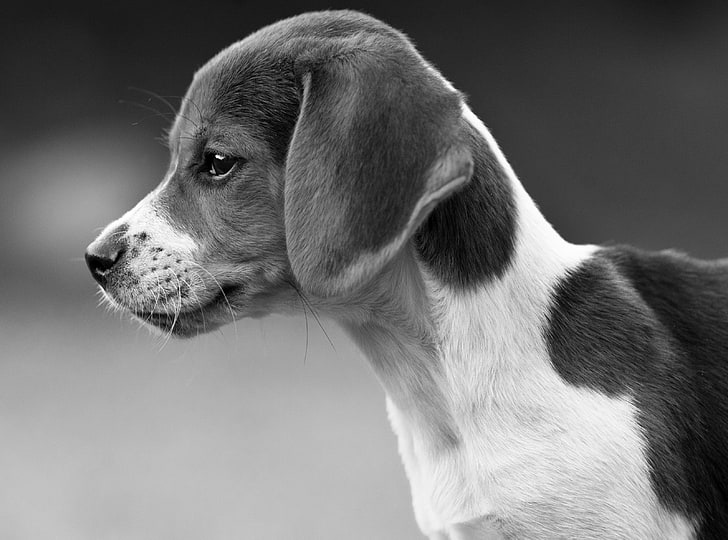
#> input picture grayscale_images/03_grayscale.jpg, 728 x 540 px, found by its file name
$ python HOG.py
#> lines starting #> are read from the running program, lines starting #| are printed output that depends on the picture; long printed decimals are rounded
import cv2
import numpy as np
import json
import sys
import matplotlib.pyplot as plt
import os

# --- Global HOG Parameters ---
HOG_CONFIG = {
    "winSize": (96, 160),
    "blockSize": (16, 16),
    "blockStride": (8, 8),
    "cellSize": (8, 8),
    "nbins": 9,
    "derivAperture": 1,
    "winSigma": -1.0,
    "histogramNormType": cv2.HOGDescriptor_L2Hys,
    "L2HysThreshold": 0.2,
    "gammaCorrection": True,
    "nlevels": 64,
    "signedGradient": False
}

def load_grayscale_image(image_path: str) -> np.ndarray:
    if not os.path.exists(image_path):
        raise FileNotFoundError(f"Image not found at: {image_path}")
    img = cv2.imread(image_path, cv2.IMREAD_UNCHANGED)
    if img is None:
        raise ValueError(f"Cannot read image: {image_path}. File might be corrupted or an unsupported format.")
    if len(img.shape) == 2:
        return img  # already grayscale
    elif len(img.shape) == 3 and img.shape[2] == 3:
        raise ValueError(f"Input image '{os.path.basename(image_path)}' is color. Grayscale required.")
    else:
        raise ValueError(f"Unsupported image format for '{os.path.basename(image_path)}'.")

def compute_hog_descriptor(image: np.ndarray, hog_params: dict) -> tuple[np.ndarray, cv2.HOGDescriptor]:
    hog = cv2.HOGDescriptor(
        _winSize=hog_params["winSize"],
        _blockSize=hog_params["blockSize"],
        _blockStride=hog_params["blockStride"],
        _cellSize=hog_params["cellSize"],
        _nbins=hog_params["nbins"],
        _derivAperture=hog_params["derivAperture"],
        _winSigma=hog_params["winSigma"],
        _histogramNormType=hog_params["histogramNormType"],
        _L2HysThreshold=hog_params["L2HysThreshold"],
        _gammaCorrection=hog_params["gammaCorrection"],
        _nlevels=hog_params["nlevels"],
        _signedGradient=hog_params["signedGradient"]
    )
    descriptor = hog.compute(image)
    return (descriptor.astype(np.float32) if descriptor is not None else np.empty((0,), dtype=np.float32)), hog

def serialize_hog_to_json(image_path: str, resized_gray_shape: tuple, descriptor: np.ndarray,
                          hog_object: cv2.HOGDescriptor, original_image_shape: tuple,
                          orientation_processed: str = "original") -> str:

    norm_type_map = {0: "L2Hys", 1: "L1", 2: "L1sqrt", 3: "L2"}
    hog_parameters_dict = {}
    for key in HOG_CONFIG.keys():
        value = getattr(hog_object, key)
        if key == "histogramNormType":
            hog_parameters_dict[key] = norm_type_map.get(value, f"Unknown ({value})")
        else:
            hog_parameters_dict[key] = value

    return json.dumps({
        "tool": "HOG",
        "tool_version": {"opencv": cv2.__version__, "python": sys.version.split()[0]},
        "image": {
            "original_path": image_path,
            "file_name": os.path.basename(image_path),
            "original_shape": original_image_shape,
            "resized_shape": resized_gray_shape,
            "dtype": "uint8",
            "orientation_processed": orientation_processed
        },
        "hog_parameters_used": hog_parameters_dict,
        "descriptor_dim": len(descriptor),
        "hog_descriptor": descriptor.tolist() if descriptor.size > 0 else []
    }, indent=4)

def visualize_hog(image: np.ndarray, hog_descriptor: np.ndarray, hog_object: cv2.HOGDescriptor, scale: int = 4) -> np.ndarray:
    vis_img = cv2.cvtColor(image, cv2.COLOR_GRAY2RGB)
    vis_img = cv2.resize(vis_img, (hog_object.winSize[0]*scale, hog_object.winSize[1]*scale), interpolation=cv2.INTER_LINEAR)

    cells_x_per_block = hog_object.blockSize[0] // hog_object.cellSize[0]
    cells_y_per_block = hog_object.blockSize[1] // hog_object.cellSize[1]
    blocks_x_in_window = (hog_object.winSize[0] - hog_object.blockSize[0]) // hog_object.blockStride[0] + 1
    blocks_y_in_window = (hog_object.winSize[1] - hog_object.blockSize[1]) // hog_object.blockStride[1] + 1
    bins_per_block = cells_x_per_block * cells_y_per_block * hog_object.nbins

    for by in range(blocks_y_in_window):
        for bx in range(blocks_x_in_window):
            block_descriptor_start_idx = (by * blocks_x_in_window + bx) * bins_per_block
            for cy in range(cells_y_per_block):
                for cx in range(cells_x_per_block):
                    cell_x_orig = bx * hog_object.blockStride[0] + cx * hog_object.cellSize[0]
                    cell_y_orig = by * hog_object.blockStride[1] + cy * hog_object.cellSize[1]
                    center_x_scaled = int((cell_x_orig + hog_object.cellSize[0] / 2) * scale)
                    center_y_scaled = int((cell_y_orig + hog_object.cellSize[1] / 2) * scale)

                    cell_histogram_start_idx = block_descriptor_start_idx + (cy * cells_x_per_block + cx) * hog_object.nbins
                    if cell_histogram_start_idx + hog_object.nbins > len(hog_descriptor) or cell_histogram_start_idx < 0:
                        continue
                    hist = hog_descriptor[cell_histogram_start_idx:cell_histogram_start_idx + hog_object.nbins]

                    for b, val in enumerate(hist):
                        if val < 0.01:
                            continue
                        angle_step = 180 / hog_object.nbins if not hog_object.signedGradient else 360 / hog_object.nbins
                        angle = np.deg2rad(b * angle_step)
                        length = int(hog_object.cellSize[0] / 2 * scale * val * 3.0)
                        dx = int(length * np.cos(angle))
                        dy = int(length * np.sin(angle))
                        cv2.line(vis_img, (center_x_scaled - dx, center_y_scaled - dy),
                                 (center_x_scaled + dx, center_y_scaled + dy), (0, 255, 0), 1)
    return vis_img

def main():
    image_path = "/Users/pop/Desktop/project_n2n/Image-to-Descriptor/image/03_grayscale.jpg"
    output_dir = "/Users/pop/Desktop/project_n2n/hog_output"
    os.makedirs(output_dir, exist_ok=True)
    image_file = os.path.basename(image_path)

    print("\n--- Starting HOG Feature Extraction ---")

    try:
        gray_img = load_grayscale_image(image_path)
#> in load_grayscale_image, img is the input picture: shape (540, 728); min 0, max 255, mean 115.1
        print(f"[INFO] Image loaded: '{image_path}' (Original: {gray_img.shape[1]}x{gray_img.shape[0]})")
#| [INFO] Image loaded: '/Users/pop/Desktop/project_n2n/Image-to-Descriptor/image/03_grayscale.jpg' (Original: 728x540)
    except (FileNotFoundError, ValueError) as e:
        print(f"[ERROR] Image loading failed: {e}")
        sys.exit(1)

    resized_img = cv2.resize(gray_img, HOG_CONFIG["winSize"], interpolation=cv2.INTER_AREA)
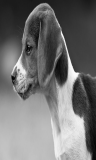
#> resized_img: shape (160, 96); min 2, max 253, mean 115.1
    print(f"[INFO] Image resized to: {resized_img.shape[1]}x{resized_img.shape[0]}")
#| [INFO] Image resized to: 96x160

    descriptor, hog_object = compute_hog_descriptor(resized_img, HOG_CONFIG)
#> in compute_hog_descriptor, `descriptor = hog.compute(image)`: descriptor = 7524 values, max 0.54 at index 4094, min 0 at index 153, mean 0.123

    if descriptor.size == 0:
        print("[WARNING] HOG descriptor is empty.")
    else:
        print(f"[INFO] HOG descriptor computed. Dimension: {len(descriptor)}")
#| [INFO] HOG descriptor computed. Dimension: 7524
        print(f"[INFO] First 10 values: {descriptor.flatten()[:10]}")
#| [INFO] First 10 values: [0.01105 0.01735 0.09178 0.1292 0.4009 0.09171
#|  0.0634 0.0242 0.01113 0.01379]

    if descriptor.size > 0:
        hog_vis = visualize_hog(resized_img, descriptor, hog_object)
#> after the loop in visualize_hog, `for by in range(blocks_y_in_window):`:
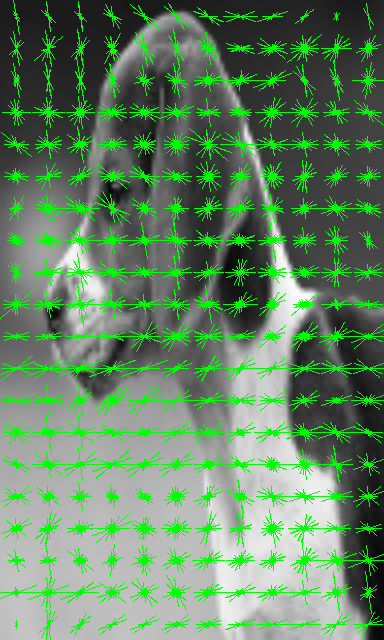
#> vis_img: shape (640, 384, 3); mean B, G, R 99.4, 133.6, 99.4
        vis_path = os.path.join(output_dir, f"{os.path.splitext(image_file)[0]}_hog_visualization.jpg")
        try:
            cv2.imwrite(vis_path, hog_vis)
            print(f"[INFO] Visualization saved to: {vis_path}")
        except Exception as e:
            print(f"[ERROR] Failed to save visualization: {e}")

        plt.figure(figsize=(10, 8))
        plt.imshow(hog_vis)
        plt.title("HOG Visualization")
        plt.axis('off')
        plt.show()

    json_path = os.path.join(output_dir, f"{os.path.splitext(image_file)[0]}_hog_output.json")
    try:
        json_data = serialize_hog_to_json(
            image_path=image_path,
            resized_gray_shape=resized_img.shape,
            descriptor=descriptor,
            hog_object=hog_object,
            original_image_shape=gray_img.shape
        )
        with open(json_path, 'w') as f:
            f.write(json_data)
        print(f"[INFO] JSON saved to: {json_path}")
    except Exception as e:
        print(f"[ERROR] Failed to save JSON: {e}")
        sys.exit(1)

    print("\n--- HOG processing complete. ---")

if __name__ == "__main__":
    main()
